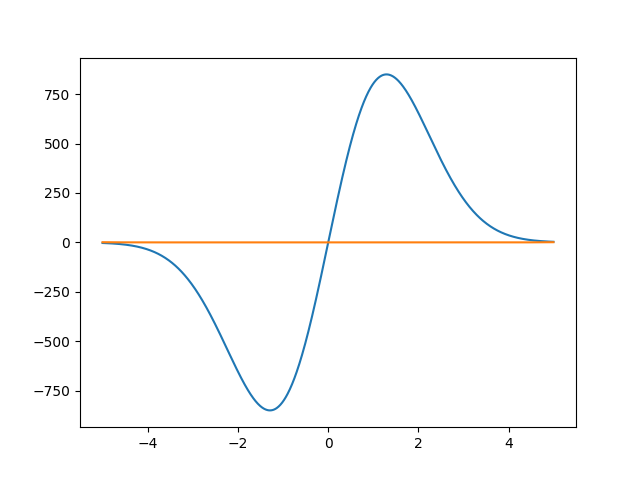

Recreate this plot in Python.
import numpy as np
from scipy.integrate import odeint
import matplotlib.pyplot as plt

x = np.arange(-5, 5 ,0.01)
y0 = 1
zet0 = -3
z0 = zet0, y0

def diff_func(z, x): 
    zet, y = z

    dzet_dx = zet/x - y * zet ** 2
    dy_dx = y**2 * zet

    return dzet_dx, dy_dx

sol = odeint(diff_func, z0, x)

plt.plot(x, sol)
plt.savefig('task1')
